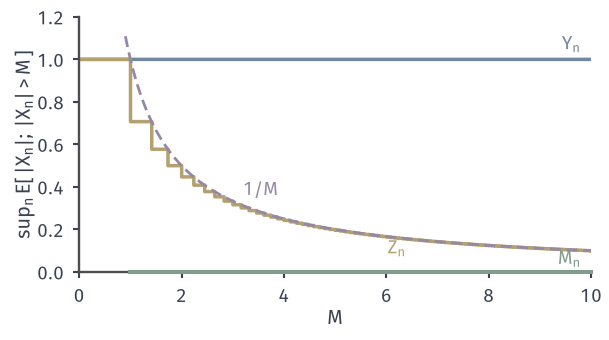

Generate this figure with Python:
from pathlib import Path
import sys
HERE = Path(__file__).resolve().parent
sys.path.insert(0, str(HERE.parent/'rvconv-common'))
from rvconv_fig import *
# Uniform tail contribution t(M) = sup_n E[|X_n| 1{|X_n| > M}] for the running examples on U ~ Unif(0,1):
#   Y_n = n 1{U<1/n}:       E[Y_n; Y_n > M] = 1 for n > M, so t(M) = 1 (blue).
#   Z_n = sqrt(n) 1{U<1/n}: E[Z_n; Z_n > M] = 1/sqrt(n) for n > M^2, so t(M) = 1/sqrt(floor(M^2)+1) (yellow).
#   second-moment bound sup_n E Z_n^2 / M = 1/M (purple dashed); M_n in [0,1]: t(M) = 0 for M >= 1 (green).
fig, ax = figure(width_mm=86, height_mm=48)
fig.set_layout_engine(None); fig.subplots_adjust(left=.13, right=.97, top=.95, bottom=.2)
style(ax)
M = np.linspace(.01, 10, 4000)
ax.plot(M, np.ones_like(M), color=BLUE, lw=1.4)
tz = 1/np.sqrt(np.floor(M**2) + 1)
ax.plot(M, tz, color=YELLOW, lw=1.4, drawstyle='steps-post')
ax.plot(M[M > .9], 1/M[M > .9], color=PURPLE, lw=1.1, ls=DASH)
ax.plot([0, 1], [1, 1], color=GREEN, lw=0)
ax.plot([1, 10], [0, 0], color=GREEN, lw=1.6, clip_on=False, zorder=6)
lab(ax, 9.8, 1.03, r'$Y_n$', BLUE, ha='right', va='bottom')
lab(ax, 6.2, .07, r'$Z_n$', YELLOW, ha='center', va='bottom')
lab(ax, 3.2, 1/3.2 + .03, r'$1/M$', PURPLE, ha='left', va='bottom')
lab(ax, 9.8, .02, r'$M_n$', GREEN, ha='right', va='bottom')
ax.set_xlim(0, 10); ax.set_ylim(0, 1.2)
axlab(ax, '$M$', r'$\mathrm{sup}_n\,\mathrm{E}[\,|X_n|;\,|X_n|>M\,]$')
save(fig, HERE, 'figure', {'Z_tail_M3': float(1/np.sqrt(10)), 'Y_tail': 1.0})
